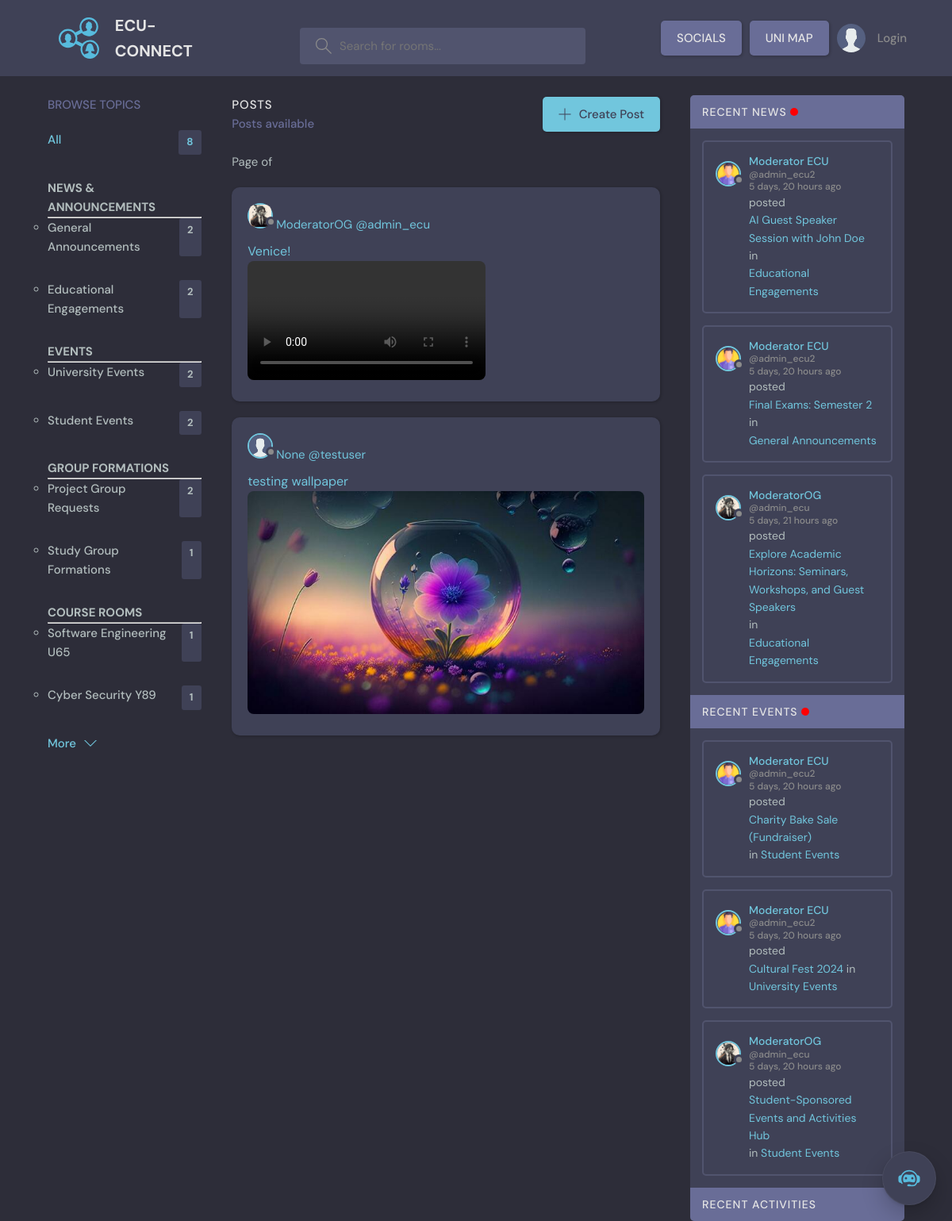
The page /social_page/ on the database its author committed.
### base/models.py (models this page shows, shortened)
class Topic(models.Model):
    name = models.CharField(max_length=200)

class SocialPost(models.Model):
    user = models.ForeignKey(User, on_delete=models.CASCADE)
    caption = models.TextField()
    image = models.ImageField(upload_to='social_images', null=True, blank=True)
    video = models.FileField(upload_to='social_videos', null=True, blank=True)
    created = models.DateTimeField(auto_now_add=True)

class User(AbstractUser):
    username = models.CharField(max_length=150, unique=True, null=True)
    name = models.CharField(max_length=200, null=True)
    email = models.EmailField(unique=True, null=True)
    bio = models.TextField(null=True)
    avatar = models.ImageField(null=True, default="avatar.svg")
    USERNAME_FIELD = 'email'
    REQUIRED_FIELDS = ['username']
    notifications = models.ManyToManyField(Notification, related_name='notifications', blank=True)

class Thread(models.Model):
    host = models.ForeignKey(User, on_delete = models.SET_NULL, null=True)
    topic = models.ForeignKey(Topic, on_delete = models.SET_NULL, null=True)
    name = models.CharField(max_length=200)
    description = models.TextField(null = True, blank = True)
    participants = models.ManyToManyField(User, related_name='participants', blank=True)
    updated = models.DateTimeField(auto_now= True)
    created = models.DateTimeField(auto_now_add= True)
    pinned = models.BooleanField(default=False)
    class Meta:
       ordering = ['-updated', '-created']

### base/views.py (the view)
# urls.py: path('social_page/', views.socialPage, name="social_page"),
def socialPage(request):
    posts = SocialPost.objects.all().order_by('-created')
    topics = Topic.objects.all()
    recent_news_threads = Thread.objects.filter(Q(topic__name='General Announcements') | Q(topic__name='Educational Engagements'))[:3]
    recent_events_threads = Thread.objects.filter(Q(topic__name='University Events') | Q(topic__name='Student Events'))[:3]
    context = {'posts': posts, 'topics': topics, 'recent_news_threads': recent_news_threads, 'recent_events_threads': recent_events_threads}
    return render(request, 'base/social_page.html', context)

### base/templates/base/social_page.html (shortened to what this page needs)
{% extends 'main.html' %}
{% block content %}
<main class="layout layout--3">
    <div class="container">
        {% include 'base/topics_component.html' %}
        <div class="roomList">
            <div class="roomList__header">
                <div>
                    <h2>Posts</h2>
                    <p>{{ thread_count }} Posts available</p>
                </div>
                <a class="btn btn--main" href="{% url 'create_social_post' %}">
                    <svg version="1.1" xmlns="http://www.w3.org/2000/svg" width="32" height="32" viewBox="0 0 32 32">
                        <title>add</title>
                        <path d="M16.943 0.943h-1.885v14.115h-14.115v1.885h14.115v14.115h1.885v-14.115h14.115v-1.885h-14.115v-14.115z"></path>
                    </svg>
                    Create Post
                </a>
            </div>
            {% include 'base/feed_component.html' %}
            <div class="social-page__feed">
                {% for post in posts %}
                    <div class="social-page__post">
                        <div class="avatar avatar--small">
                            <img src="{{ post.user.avatar.url }}" />
                        </div>
                        <a href="{% url 'user_profile' post.user.id %}">
                            <span>{{ post.user.name }}</span>
                            <span>@{{ post.user.username }}</span>
                        </a>
                        <p>
                            <a href="{% url 'social_post' post.pk %}">{{ post.caption }}</a>
                        </p>
                        <a href="{% url 'social_post' post.pk %}">
                            {% if post.image %}
                                <img src="{{ post.image.url }}" alt="Post Image">
                            {% elif post.video %}
                                <video controls>
                                    <source src="{{ post.video.url }}" type="video/mp4">
                                </video>
                            {% endif %}
                        </a>
                    </div>
                {% endfor %}
            </div>
        </div>
        {% include 'base/activity_component.html' %}
    </div>
</main>
{% endblock content %}

### base/templates/base/topics_component.html
        <div class="topics">
            <div class="topics__header">
              <h2>Browse Topics</h2>
            </div>
            <ul class="topics__list">
                <li>
                    <a href="{% url 'home' %}" class="active">All <span>{{topics.count}}</span></a>
                </li>
              <li>
                <h4>NEWS & ANNOUNCEMENTS</h4>
                <hr>
                <ul>
                  {% for topic in topics %}
                    {% if topic.name == "General Announcements" or topic.name == "Educational Engagements"  %}
                      <li><strong><a href="{% url 'home' %}?q={{topic.name}}">{{topic.name}}<span>{{topic.thread_set.all.count}}</span></a></strong></li>
                    {% endif %}
                  {% endfor %}
                </ul>
              </li>
              <li>
                <h4>EVENTS</h4>
                <hr>
                <ul>
                  {% for topic in topics %}
                  {% if topic.name == "University Events" or topic.name == "Student Events"  %}
                      <li><strong><a href="{% url 'home' %}?q={{topic.name}}">{{topic.name}}<span>{{topic.thread_set.all.count}}</span></a></strong></li>
                    {% endif %}
                  {% endfor %}
                </ul>
              </li>
              <li>
                <h4>GROUP FORMATIONS</h4>
                <hr>
                <ul>
                  {% for topic in topics %}
                  {% if topic.name == "Project Group Requests" or topic.name == "Study Group Formations"  %}
                      <li> <a href="{% url 'home' %}?q={{topic.name}}">{{topic.name}}<span>{{topic.thread_set.all.count}}</span></a></li>
                    {% endif %}
                  {% endfor %}
                </ul>
              </li>
              <li>
                <h4>COURSE ROOMS</h4>
                <hr>
                <ul>
                  {% for topic in topics %}
                  {% if topic.name == "Software Engineering U65" or topic.name == "Cyber Security Y89"  %}
                      <li><strong><a href="{% url 'home' %}?q={{topic.name}}">{{topic.name}}<span>{{topic.thread_set.all.count}}</span></a></strong></li>
                    {% endif %}
                  {% endfor %}
                </ul>
              </li>
            </ul>
            <a class="btn btn--link" href="topics.html">
              More
              <svg version="1.1" xmlns="http://www.w3.org/2000/svg" width="32" height="32" viewBox="0 0 32 32">
                <title>chevron-down</title>
                <path d="M16 21l-13-13h-3l16 16 16-16h-3l-13 13z"></path>
              </svg>
            </a>
          </div>

### base/templates/base/activity_component.html (shortened to what this page needs)
<div class="activities">
  <div class="activities__header">
    <h2>RECENT NEWS <div class="flashing-light"></div></h2>
  </div>
  {% for thread in recent_news_threads %}
  <div class="activities__box">
    <div class="activities__boxHeader roomListRoom__header">
      <a href="{% url 'user_profile' thread.host.id %}" class="roomListRoom__author">
        <div class="avatar avatar--small">
          <img src="{{thread.host.avatar.url}}" />
        </div>
        <p>
          {{thread.host.name}}
          <span>@{{thread.host.username}}</span>
          <span>{{thread.created|timesince}} ago</span>
        </p>
      </a>
    </div>
    <div class="activities__boxContent">
      <p>posted <a href="{% url 'thread' thread.id %}">{{ thread.name }}</a> in <a href="{% url 'home' %}?q={{thread.topic.name}}">{{ thread.topic.name }} </a> </p>
    </div>
  </div>
  {% endfor %}
    <div class="activities__header">
      <h2>RECENT EVENTS <div class="flashing-light"></div></h2>
    </div>
    {% for thread in recent_events_threads %}
  <div class="activities__box">
    <div class="activities__boxHeader roomListRoom__header">
      <a href="{% url 'user_profile' thread.host.id %}" class="roomListRoom__author">
        <div class="avatar avatar--small">
          <img src="{{thread.host.avatar.url}}" />
        </div>
        <p>
          {{thread.host.name}}
          <span>@{{thread.host.username}}</span>
          <span>{{thread.created|timesince}} ago</span>
        </p>
      </a>
    </div>
    <div class="activities__boxContent">
      <p>posted <a href="{% url 'thread' thread.id %}">{{ thread.name }}</a> in <a href="{% url 'home' %}?q={{thread.topic.name}}">{{ thread.topic.name }} </a> </p>
    </div>
  </div>
  {% endfor %}
    <div class="activities__header">
      <h2>Recent Activities</h2>
    </div>
  </div>

### rows shown on the page
Topic: name "General Announcements", thread_set.all.count "2"
Topic: name "Educational Engagements", thread_set.all.count "2"
Topic: name "University Events", thread_set.all.count "2"
Topic: name "Student Events", thread_set.all.count "2"
Topic: name "Project Group Requests", thread_set.all.count "2"
Topic: name "Study Group Formations", thread_set.all.count "1"
Topic: name "Software Engineering U65", thread_set.all.count "1"
Topic: name "Cyber Security Y89", thread_set.all.count "1"
SocialPost: user.avatar (picture), user.name "ModeratorOG", user.username "admin_ecu", caption "Venice!"
SocialPost: user.avatar (placeholder picture), user.name "None", user.username "testuser", caption "testing wallpaper", image (picture)
Thread: host.avatar (picture), host.name "Moderator ECU", host.username "admin_ecu2", created "5 days, 20 hours", name "AI Guest Speaker Session with John Doe", topic.name "Educational Engagements"
Thread: host.avatar (picture), host.name "Moderator ECU", host.username "admin_ecu2", created "5 days, 20 hours", name "Final Exams: Semester 2", topic.name "General Announcements"
Thread: host.avatar (picture), host.name "ModeratorOG", host.username "admin_ecu", created "5 days, 21 hours", name "Explore Academic Horizons: Seminars, Workshops, and Guest Speakers", topic.name "Educational Engagements"
Thread: host.avatar (picture), host.name "Moderator ECU", host.username "admin_ecu2", created "5 days, 20 hours", name "Charity Bake Sale (Fundraiser)", topic.name "Student Events"
Thread: host.avatar (picture), host.name "Moderator ECU", host.username "admin_ecu2", created "5 days, 20 hours", name "Cultural Fest 2024", topic.name "University Events"
Thread: host.avatar (picture), host.name "ModeratorOG", host.username "admin_ecu", created "5 days, 20 hours", name "Student-Sponsored Events and Activities Hub", topic.name "Student Events"

### other values the page prints
{{ topics.count }} "8"
